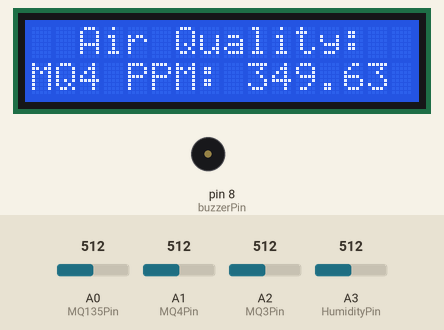
Recording of a sketch running on a simulated Arduino Uno, built with avr-gcc and run on an emulated ATmega328P. Shown: 16×2 character LCD, buzzer (waves = sounding, pin HIGH). The inputs (shaded band) are chosen by the test bench; at power-on: A1 (MQ4Pin) = 512, A0 (MQ135Pin) = 512, A3 (HumidityPin) = 512, A2 (MQ3Pin) = 512. What the sketch prints to the serial monitor is not drawn.

Above: at 1.3 s.
1.4 s: A1 (MQ4Pin) set to 470
At 6.0 s:
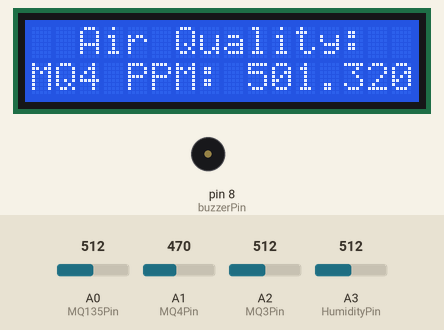
10.8 s: A1 (MQ4Pin) set to 438
At 16.8 s:
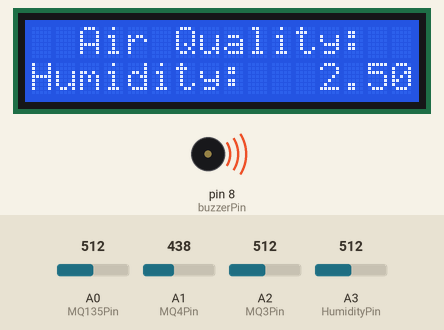
18.8 s: A0 (MQ135Pin) set to 716
At 23.2 s:
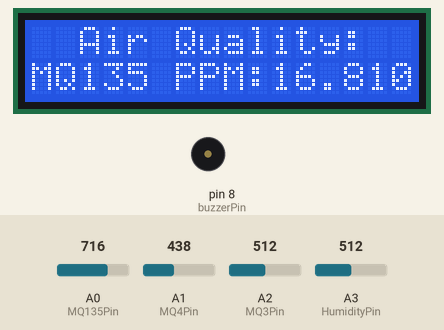
23.9 s: A3 (HumidityPin) set to 716
At 29.7 s:
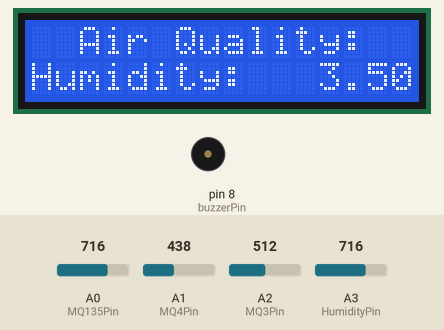
30.9 s: A0 (MQ135Pin) set to 992
At 33.3 s:
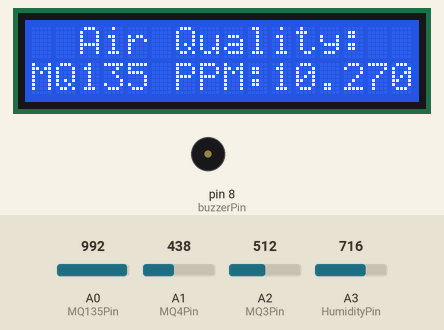
35.9 s: A3 (HumidityPin) set to 992
At 41.0 s:
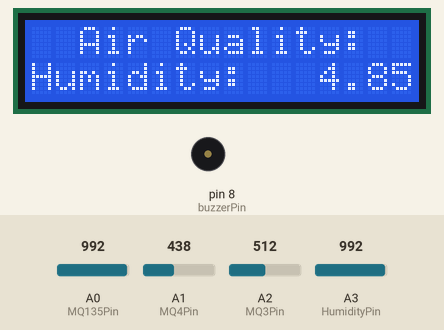
Timing chart, 0 to 42.0 s (numbered marks = the images above; inputs shaded):
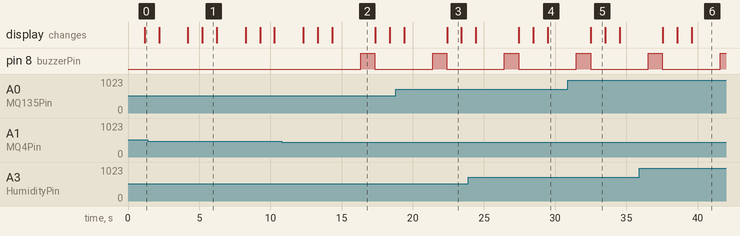

Measured:
- the behaviour switches between 456 and 455 on A1 (MQ4Pin) (found by bisection; images 1 and 2)
- after the input at 10.8 s, pin 8 (buzzerPin): LOW → HIGH after 5.5 s, → LOW 1.0 s later
- what the display in image 1 shows lasts 1.0 s, from 5.2 s to 6.2 s
- what the display in image 2 shows lasts 3.1 s, from 14.3 s to 17.4 s

The sketch:

air_purification_part.ino
```cpp
#include <LiquidCrystal_I2C.h>

// Define the pins for the sensors, LED display, and buzzer
const int MQ135Pin = A0;
const int MQ4Pin = A1;
const int MQ3Pin = A2;
const int HumidityPin = A3;
const int buzzerPin = 8;
LiquidCrystal_I2C lcd(0x27, 16, 2);
float MQ135Resistance = 0, MQ4Resistance = 0, MQ3Resistance = 0, Humidity = 0;
float AQIThreshold = 100.0; // Define the AQI threshold for bad air quality

void setup() {
  // Set up the LED display and buzzer
  lcd.begin(16, 2);
  lcd.init();
  lcd.clear();
  lcd.backlight(); // Make sure backlight is on
  pinMode(buzzerPin, OUTPUT);

  Serial.begin(9600);
  lcd.setCursor(2, 0);
  // Print the initial message on the LED display
  lcd.print("Air Quality:");
}

void loop() {
  // Read the sensor values
  MQ135Resistance = analogRead(MQ135Pin);
  MQ4Resistance = analogRead(MQ4Pin);
  MQ3Resistance = analogRead(MQ3Pin);
  Humidity = analogRead(HumidityPin);
  // Convert the sensor values to corresponding units
  float MQ135Voltage = MQ135Resistance * (5.0 / 1023.0);
  float MQ4Voltage = MQ4Resistance * (5.0 / 1023.0);
  float MQ3Voltage = MQ3Resistance * (5.0 / 1023.0);
  float HumidityVoltage = Humidity * (5.0 / 1023.0);
  float MQ135PPM = 0, MQ4PPM = 0;
  // Calculate the PPM for MQ135 and MQ4 sensors
  MQ135PPM = (9.9 * pow((MQ135Voltage / 5.0), -1.5)) - 0.1;
  MQ4PPM = (pow(10, ((log10(MQ4Voltage / 5.0) - 1.2535) / (-0.2375))))/10000;

  // Display the data on the LED display
  lcd.setCursor(0, 1);
  lcd.print("MQ135 PPM:");
  Serial.print("MQ135: ");
  Serial.print(MQ135PPM);
  Serial.println(" PPM");
  lcd.print(MQ135PPM);
  delay(1000);
  lcd.setCursor(0, 1);
  lcd.print("MQ4 PPM: ");
  Serial.print("MQ4: ");
  Serial.print(MQ4PPM);
  Serial.println(" PPM");
  lcd.print(MQ4PPM);
  delay(1000);
  lcd.setCursor(0, 1);
  lcd.print("Humidity:   ");
  Serial.print("Humidity: ");
  Serial.print(HumidityVoltage);
  Serial.println(" V");
  lcd.print(HumidityVoltage);
  delay(2000);

  // Calculate and display overall AQI percentage
  float overallAQI = calculateOverallAQI(MQ135PPM, MQ4PPM, HumidityVoltage);
  Serial.print("Overall AQI: ");
  Serial.print(overallAQI);
  Serial.println("%");

  // Check if air quality is bad (above the threshold)
  if (overallAQI > AQIThreshold) {
    activateBuzzer();
  }
}

float calculateOverallAQI(float MQ135PPM, float MQ4PPM, float HumidityVoltage) {
  // Calculate the overall AQI based on the sensor readings
  // You can customize the calculation method according to your requirements
  float overallAQI = ((MQ135PPM + MQ4PPM + HumidityVoltage) / 3.0)/2 ;
  return overallAQI;
}

void activateBuzzer() {
  // Activate the buzzer to indicate bad air quality
  digitalWrite(buzzerPin, HIGH);
  delay(1000); // Buzzer active for 1 second
  digitalWrite(buzzerPin, LOW);
}
```
